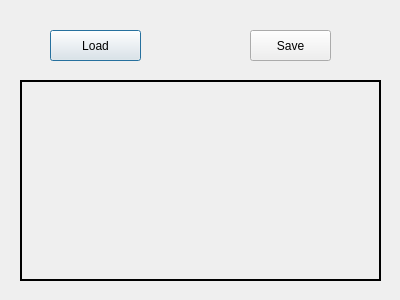
<?xml version="1.0" encoding="UTF-8"?>
<ui version="4.0">
 <class>Dialog</class>
 <widget class="QDialog" name="Dialog">
  <property name="geometry">
   <rect>
    <x>0</x>
    <y>0</y>
    <width>400</width>
    <height>300</height>
   </rect>
  </property>
  <property name="windowTitle">
   <string>Dialog</string>
  </property>
  <widget class="QPushButton" name="LoadButton">
   <property name="geometry">
    <rect>
     <x>50</x>
     <y>30</y>
     <width>91</width>
     <height>31</height>
    </rect>
   </property>
   <property name="text">
    <string>Load</string>
   </property>
  </widget>
  <widget class="QPushButton" name="SaveButton">
   <property name="geometry">
    <rect>
     <x>250</x>
     <y>30</y>
     <width>81</width>
     <height>31</height>
    </rect>
   </property>
   <property name="text">
    <string>Save</string>
   </property>
  </widget>
  <widget class="QLabel" name="imgLabel">
   <property name="geometry">
    <rect>
     <x>20</x>
     <y>80</y>
     <width>361</width>
     <height>201</height>
    </rect>
   </property>
   <property name="frameShape">
    <enum>QFrame::Box</enum>
   </property>
   <property name="lineWidth">
    <number>2</number>
   </property>
   <property name="text">
    <string/>
   </property>
  </widget>
 </widget>
 <resources/>
 <connections/>
</ui>
